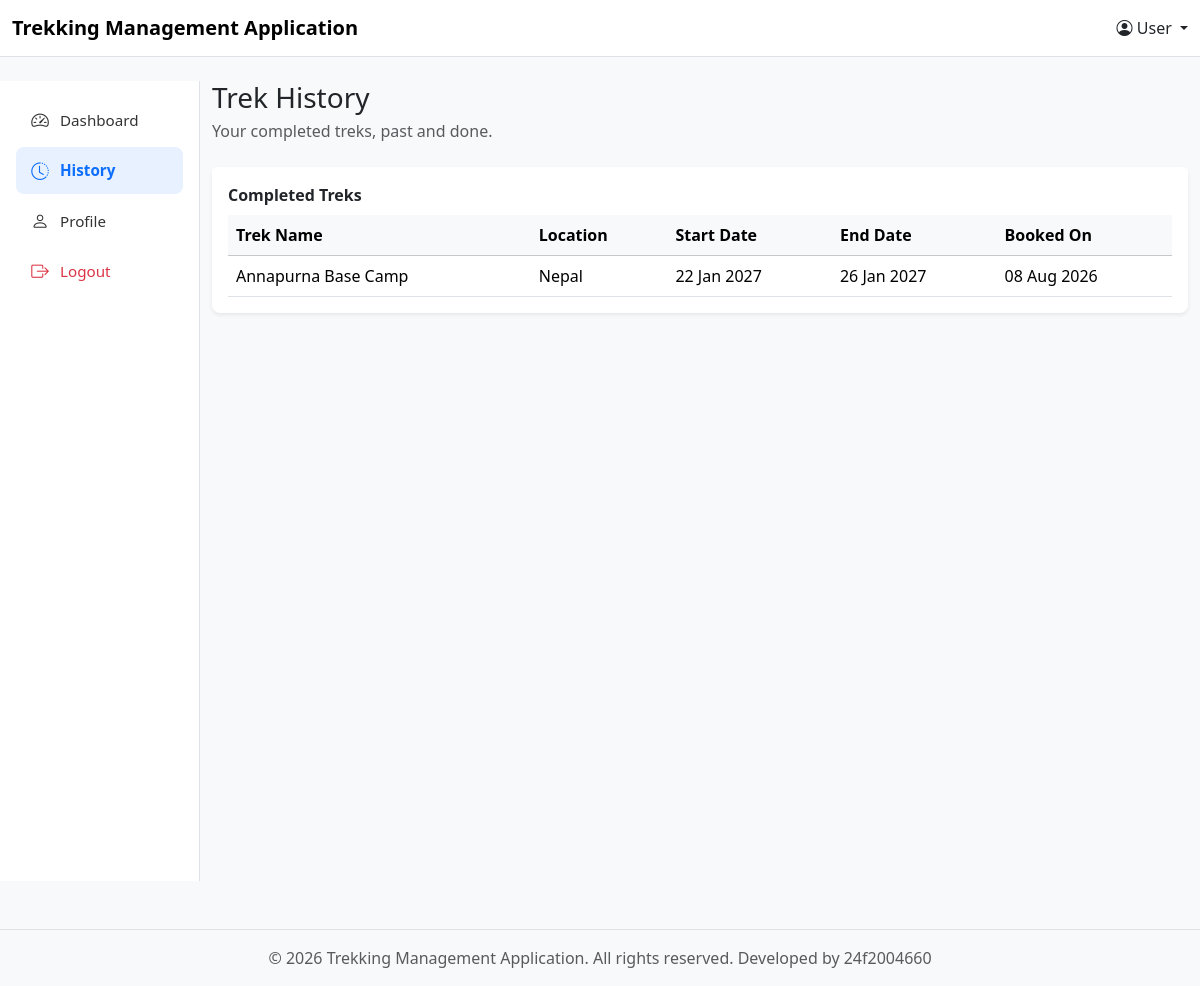
Page /user_history?user_id=8 on the committed database.
### models.py (models this page shows)
class Trek(db.Model):
    __tablename__ = 'trek'
    trek_id = db.Column(db.Integer, primary_key=True)
    t_name = db.Column(db.String(120), nullable=False)
    location = db.Column(db.String(120), nullable=False)
    diff = db.Column(db.String(1))  # E/M/H
    duration = db.Column(db.Integer)
    total_slots = db.Column(db.Integer, nullable=False)
    avl_slots = db.Column(db.Integer, nullable=False)
    assign_s_id = db.Column(db.Integer, db.ForeignKey('staff_profile.staff_id'), nullable=False)
    status = db.Column(db.String(20), default='Pending')  # Pending/Approved/Open/Close/Completed
    start_date = db.Column(db.Date)
    end_date = db.Column(db.Date)
    description = db.Column(db.String(500))
    bookings = db.relationship('Booking', backref='trek', cascade="all, delete")

class Booking(db.Model):
    __tablename__ = 'booking'
    booking_id = db.Column(db.Integer, primary_key=True)
    user_id = db.Column(db.Integer, db.ForeignKey('user_profile.user_id'), nullable=False)
    trek_id = db.Column(db.Integer, db.ForeignKey('trek.trek_id'), nullable=False)
    booking_date = db.Column(db.Date, default=date.today)
    status = db.Column(db.String(20), default='Booked')  # Booked/cancelled/completed

### controller.py (the view)
@app.route("/user_history")
def user_history():
    user_id = request.args.get("user_id")
    history = get_user_completed_treks(user_id) if user_id else []
    return render_template(
        "User_templates/user_history.html",
        history=history,
        user_id=user_id
    )

### controller.py (called while the page is built)
def search_trek(id):
    trek_searched = db.session.query(Trek).filter(Trek.trek_id == id).first()
    return trek_searched

def get_user_completed_treks(user_id):
    bookings = (
        db.session.query(Booking)
        .filter(Booking.user_id == user_id, Booking.status == "Completed")
        .all()
    )
    result = []
    for b in bookings:
        trek = search_trek(b.trek_id)
        result.append({
            "trek_name": trek.t_name,
            "location": trek.location,
            "start_date": trek.start_date,
            "end_date": trek.end_date,
            "booking_date": b.booking_date,
        })
    return result

### templates/User_templates/user_history.html
{% extends "base.html" %}
{% set current_user = 'User' %}
{% block content %}
    <div class="row">
        {% set current_page = "history" %}
        {% include "User_templates/components/user_menu.html" %}
        <div class="col-md-10">
            <h3 class="mb-1">Trek History</h3>
            <p class="text-muted mb-4">Your completed treks, past and done.</p>
            <div class="card border-0 shadow-sm rounded-3">
                <div class="card-header bg-white fw-bold border-0 pt-3">
                    Completed Treks
                </div>
                <div class="card-body pt-0">
                    <table class="table table-hover align-middle mb-0">
                        <thead class="table-light">
                            <tr>
                                <th>Trek Name</th>
                                <th>Location</th>
                                <th>Start Date</th>
                                <th>End Date</th>
                                <th>Booked On</th>
                            </tr>
                        </thead>
                        <tbody>
                            {% for h in history %}
                                <tr>
                                    <td>{{ h.trek_name }}</td>
                                    <td>{{ h.location }}</td>
                                    <td>{{ h.start_date.strftime('%d %b %Y') if h.start_date else '-' }}</td>
                                    <td>{{ h.end_date.strftime('%d %b %Y') if h.end_date else '-' }}</td>
                                    <td>{{ h.booking_date.strftime('%d %b %Y') if h.booking_date else '-' }}</td>
                                </tr>
                            {% else %}
                                <tr>
                                    <td colspan="5" class="text-center text-muted py-4">No completed treks yet.</td>
                                </tr>
                            {% endfor %}
                        </tbody>
                    </table>
                </div>
            </div>
        </div>
    </div>
{% endblock %}

### rows in the picture
Trek: trek_name "Annapurna Base Camp", location "Nepal", start_date "22 Jan 2027", end_date "26 Jan 2027", booking_date "08 Aug 2026"

### other values in the picture
{{ current_user }} "User"
